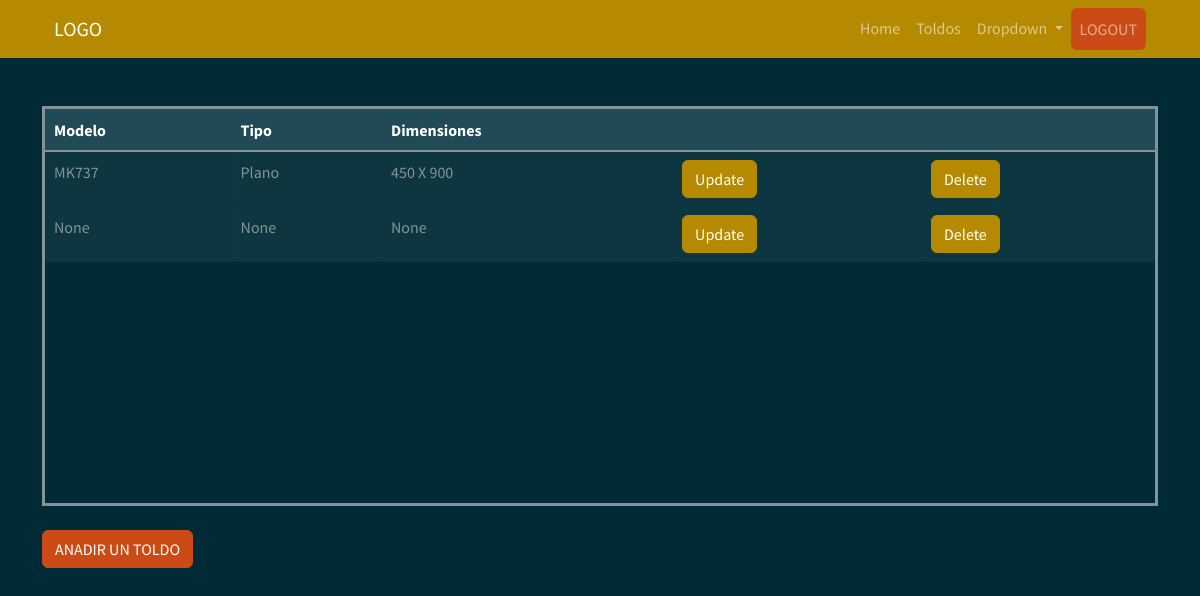
Before: /toldo with the older database file.
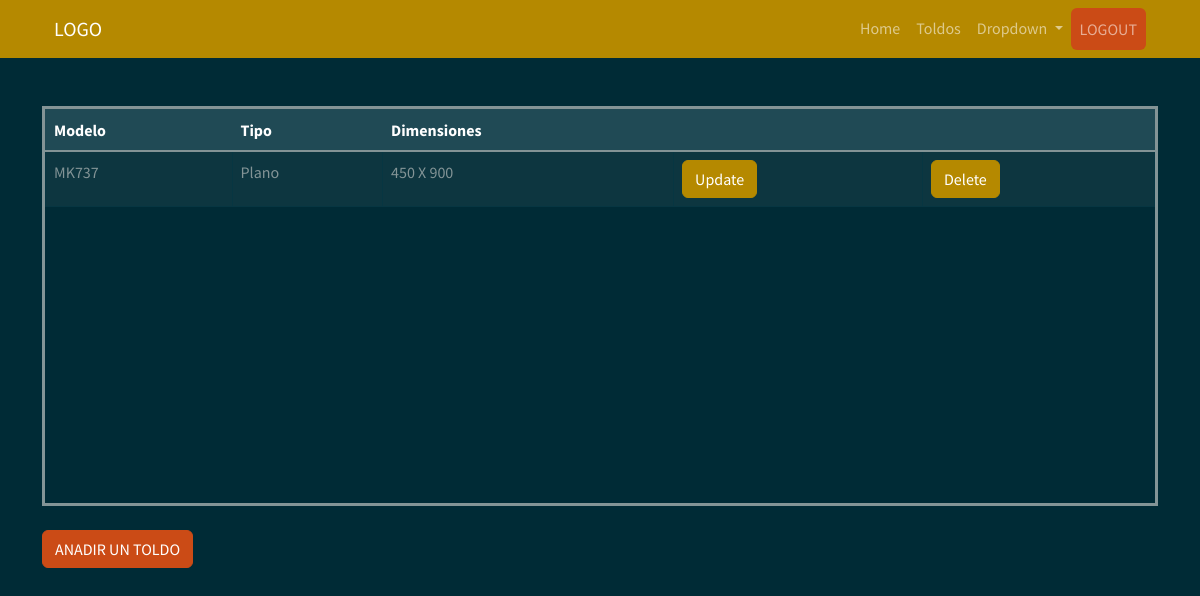
After: the same page with the newer database file.
### myapp/models.py (models this page shows)
    class Toldo(db.Model):
        __tablename__ = "Toldo"  # Nombre de la tabla que se crea
        Toldo_id = db.Column("toldo_id", db.Integer, Sequence(
            'toldo_id_seq'),  primary_key=True)
        Modelo = db.Column(db.String(20))
        Tipo = db.Column(db.String(30))
        Dimensiones = db.Column(db.String(30))

### myapp/views.py (the view)
    @app.route("/toldo", methods=["GET", "POST"])
    def toldo():
        list_toldo = db_access["list_toldos"]
        toldos = list_toldo()
        return render_template("toldos.html", toldos=toldos)

### myapp/templates/toldos.html (shortened to what this page needs)
<!DOCTYPE html>
<html>
<head>
    <link href="https://cdn.jsdelivr.net/npm/bootstrap@5.1.3/dist/css/bootstrap.min.css" rel="stylesheet"
>
    <link rel="stylesheet" href="../static/style/bootstrap.min(8).css">
</head>
<body>
    {% include 'includes/navbar.html' %}
    <div class="container my-5">
        <div style=" overflow:auto;  height: 50vh; border-style: solid;">
          <table class="table table-bordered mx-auto">
            <thead class="table-dark">
              <tr class="table-active">
                <th>Modelo</th>
                <th>Tipo</th>
                <th>Dimensiones</th>
                <th></th>
                <th></th>
              </tr>
            </thead>
            <tbody>
              {% for toldo in toldos %}
              <tr>
                <td> {{ toldo.Modelo }} </td>
                <td> {{ toldo.Tipo }} </td>
                <td> {{ toldo.Dimensiones }} </td>
                <td> <a class="btn btn-primary" href="">Update</a></td>
                <td> <a class="btn btn-primary" href="/delete_toldo/{{toldo.Toldo_id}}">Delete</a></td>
              </tr>
              {% endfor %}
            </tbody>
          </table>
        </div>
        <br>
        <a href="/create_toldo" class="btn btn-warning">ANADIR UN TOLDO</a>
    </div>
</body>
</html>

### myapp/templates/includes/navbar.html (shortened to what this page needs)
<div class="container-fluid bg-primary">
    <div class="container">
        <nav class="navbar navbar-expand-lg navbar-dark">
            <div class="container-fluid">
                <a class="navbar-brand" href="/inicio">LOGO</a>
                <div class="collapse navbar-collapse" id="navbarSupportedContent">
                    <ul class="navbar-nav ms-auto mb-2 mb-lg-0">
                        <li class="nav-item">
                            <a class="nav-link " aria-current="page" href="/inicio">Home</a>
                        </li>
                        <li class="nav-item">
                            <a class="nav-link" href="/toldo">Toldos</a>
                        </li>
                        <li class="nav-item dropdown">
                            <a class="nav-link dropdown-toggle" href="#" role="button" data-bs-toggle="dropdown"
                                aria-expanded="false">
                                Dropdown
                            </a>
                        </li>
                        <li class="nav-item">
                            <a href="/logout" class="nav-link  bg-warning btn" tabindex="-1"
                                aria-disabled="true">LOGOUT</a>
                        </li>
                    </ul>
                </div>
            </div>
        </nav>
    </div>
</div>

Changed rows visible on the page:
removed Toldo: Modelo "None", Tipo "None", Dimensiones "None"
